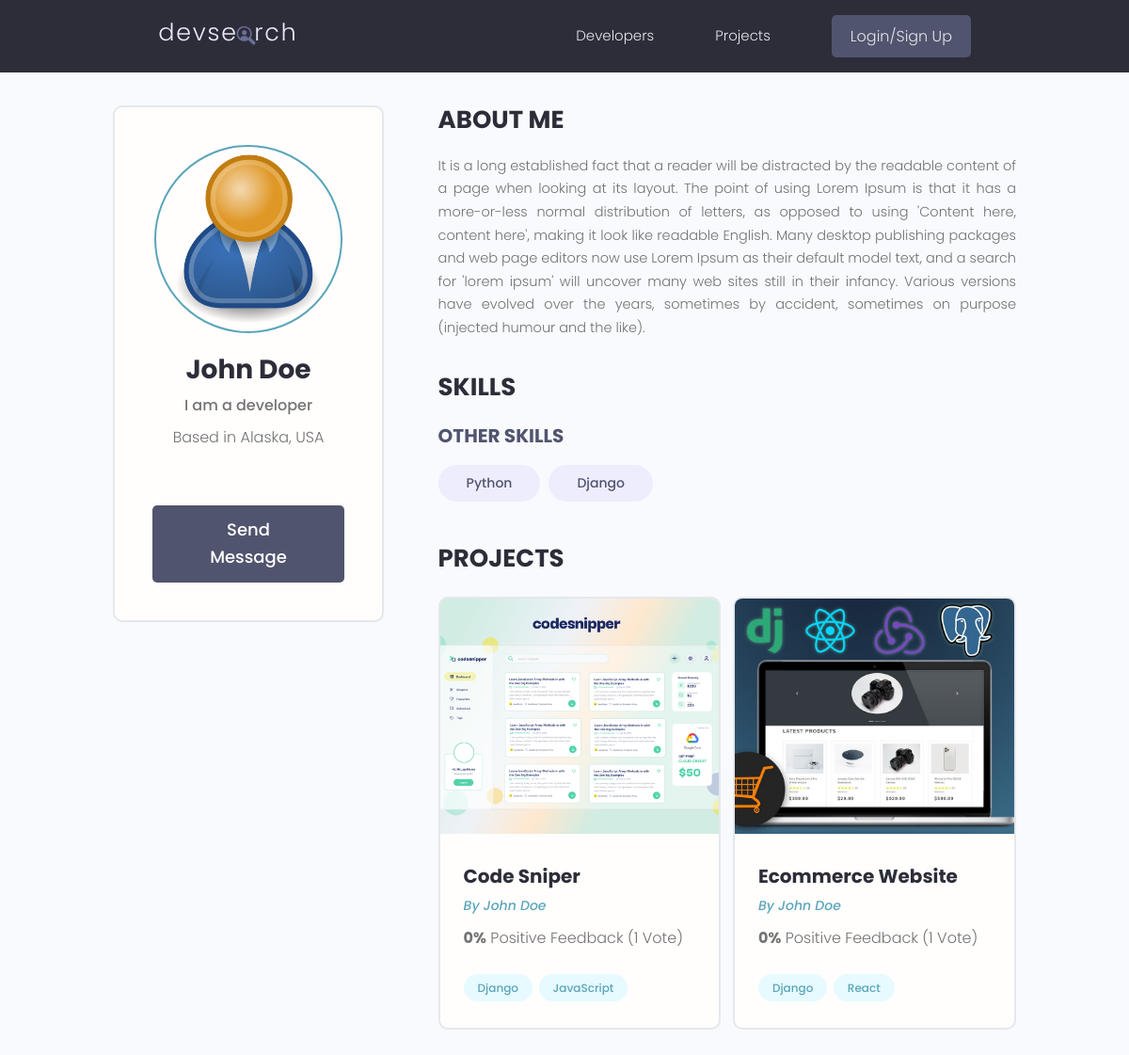
The page /profile/fd08451d-0442-41a2-8893-64f81267aeef/ on the database its author committed.
### users/models.py (models this page shows, shortened)
class Profile(models.Model):
    user = models.OneToOneField(User, on_delete=models.CASCADE,
                                blank=True, null=True)
    name = models.CharField(max_length=200, blank=True, null=True)
    email = models.EmailField(max_length=500, blank=True, null=True)
    username = models.CharField(max_length=200, blank=True, null=True)
    location = models.CharField(max_length=200, blank=True, null=True)
    short_intro = models.CharField(max_length=200, blank=True, null=True)
    bio = models.TextField(blank=True, null=True)
    profile_image = models.ImageField(blank=True, null=True,
                                      upload_to='profiles/',
                                      default='profiles/user-default.png')
    social_github = models.CharField(max_length=200, blank=True, null=True)
    social_twitter = models.CharField(max_length=200, blank=True, null=True)
    social_linkedin = models.CharField(max_length=200, blank=True, null=True)
    social_youtube = models.CharField(max_length=200, blank=True, null=True)
    social_website = models.CharField(max_length=200, blank=True, null=True)
    created = models.DateTimeField(auto_now_add=True)
    id = models.UUIDField(default=uuid.uuid4, unique=True,
                          primary_key=True, editable=False)
    class Meta:
        ordering = ['created']
    @property
    def imageURL(self):
        try:
            url = self.profile_image.url
        except:
            url = ''
        return url

class Skill(models.Model):
    owner = models.ForeignKey(Profile, on_delete=models.CASCADE,
                              null=True, blank=True)
    name = models.CharField(max_length=200, blank=True, null=True)
    description = models.TextField(blank=True, null=True)
    created = models.DateTimeField(auto_now_add=True)
    id = models.UUIDField(default=uuid.uuid4, unique=True,
                          primary_key=True, editable=False)

### projects/models.py (models this page shows, shortened)
class Project(models.Model):
    owner = models.ForeignKey(Profile, null=True, blank=True,
                              on_delete=models.CASCADE)
    title = models.CharField(max_length=200)
    description = models.TextField(null=True, blank=True)
    featured_image = models.ImageField(null=True, blank=True,
                                       default="default.jpg")
    demo_link = models.CharField(max_length=2000, null=True, blank=True)
    source_link = models.CharField(max_length=2000, null=True, blank=True)
    tags = models.ManyToManyField('Tag', blank=True)
    vote_total = models.IntegerField(default=0, null=True, blank=True)
    vote_ratio = models.IntegerField(default=0, null=True, blank=True)
    created = models.DateTimeField(auto_now_add=True)
    id = models.UUIDField(default=uuid.uuid4, unique=True,
                          primary_key=True, editable=False)
    class Meta:
        ordering = ['-vote_ratio', '-vote_total', 'title']
    @property
    def imageURL(self):
        try:
            url = self.featured_image.url
        except:
            url = ''
        return url

class Tag(models.Model):
    name = models.CharField(max_length=200)
    created = models.DateTimeField(auto_now_add=True)
    id = models.UUIDField(default=uuid.uuid4, unique=True,
                          primary_key=True, editable=False)
    def __str__(self):
        return self.name

### users/views.py (the view)
# urls.py: path('profile/<str:pk>/', views.userProfile, name="user-profile"),
def userProfile(request, pk):
    profile = Profile.objects.get(id=pk)
    topSkills = profile.skill_set.exclude(description__exact="")
    otherSkills = profile.skill_set.filter(description="")
    context = {
        'profile': profile,
        'topSkills': topSkills,
        'otherSkills': otherSkills,
    }
    return render(request, 'users/user-profile.html', context)

### users/templates/users/user-profile.html (shortened to what this page needs)
{% extends 'main.html' %}
{% block content %}
  <main class="profile my-md">
    <div class="container">
      <div class="layout">
        <div class="column column--1of3">
          <div class="card text-center">
            <div class="card__body dev">
              <img class="avatar avatar--xl" src="{{profile.imageURL}}" />
              <h2 class="dev__name">{{profile.name}}</h2>
              <p class="dev__title">{{profile.short_intro}}</p>
              <p class="dev__location">Based in {{profile.location}}</p>
              {% if request.user.profile.id != profile.id %}
                <a href="{% url 'create-message' profile.id %}" class="btn btn--sub btn--lg">Send Message </a>
              {% endif %}
            </div>
          </div>
        </div>
        <div class="column column--2of3">
          <div class="devInfo">
            <h3 class="devInfo__title">About Me</h3>
            <p class="devInfo__about">{{profile.bio}}</p>
          </div>
          <div class="devInfo">
            <h3 class="devInfo__title">Skills</h3>
            <div class="devInfo__skills">
              <h3 class="devInfo__subtitle">Other Skills</h3>
              <div class="devInfo__otherSkills">
                {% for skill in otherSkills %}
                  <span class="tag tag--pill tag--sub tag--lg">
                    <small>{{skill.name}}</small>
                  </span>
                {% endfor %}
              </div>
            </div>
          </div>
          <div class="devInfo">
            <h3 class="devInfo__title">Projects</h3>
            <div class="grid grid--two">
              {% for project in profile.project_set.all %}
                <div class="column">
                  <div class="card project">
                    <a href="{% url 'project' project.id %}" class="project">
                      <img class="project__thumbnail" src="{{project.imageURL}}" alt="project thumbnail" />
                      <div class="card__body">
                        <h3 class="project__title">{{project.title}}</h3>
                        <p><a class="project__author"
                              href="{% url 'user-profile' project.owner.id %}">By {{project.owner.name}}</a></p>
                        <p class="project--rating">
                          <span style="font-weight: bold;">{{project.vote_ratio}}%</span> Positive
                          Feedback ({{project.vote_total}} Vote{{project.vote_total|pluralize:"s"}})
                        </p>
                        <div class="project__tags">
                          {% for tag in project.tags.all %}
                            <span class="tag tag--pill tag--main">
                              <small>{{tag}}</small>
                            </span>
                          {% endfor %}
                        </div>
                      </div>
                    </a>
                  </div>
                </div>
              {% endfor %}
            </div>
          </div>
        </div>
      </div>
    </div>
  </main>
{% endblock content %}

### static/styles/app.css (style rules this page uses)
:root { --color-sub: #2d2d39; }
.btn--sub { background-color: var(--color-sub-light); }
.card { border: 2px solid var(--color-light); }
img { width: 100%; }
.profile .card > .dev { padding: 4rem; }
.dev__name { color: var(--color-sub); font-size: 2.8rem; font-weight: 700; margin-top: 1rem; margin-bottom: 0.5rem; }
.dev__title { font-size: 1.6rem; font-weight: 500; line-height: 1.3; }
.dev__location { margin-top: 1rem; }
.devInfo { margin-bottom: 3rem; }
.devInfo__title, .devInfo__subtitle { font-size: 2.6rem; color: var(--color-sub); text-transform: uppercase; font-weight: 700; margin-bottom: 1.5rem; }
.devInfo__subtitle { font-size: 2rem; color: var(--color-sub-light); }
.devInfo__about, .devSkill__info { font-size: 1.45rem; line-height: 1.7; text-align: justify; }
.project__author { font-size: 1.4rem; font-style: italic; }
.project--rating { margin-bottom: 1.6em; margin-top: .5em; }
.project__thumbnail { height: 25rem; object-fit: cover; object-position: top center; }
.project__title { font-size: 2rem; font-weight: 700; color: var(--color-sub); }

### static/uikit/styles/modules/_variables.css (style rules this page uses)
:root { --color-main: #5aa5b9; --color-main-light: #e6faff; --color-sub: #3f4156; --color-sub-light: #51546e; --color-sub-lighter: #ededfd; --color-text: #737373; --color-gray: #8b8b8b; --color-light: #e5e7eb; --color-light-gray: #767676; --color-bg: #f8fafd; --color-white: #fffefd; --color-white-light: #f3f3f3; --color-success: #359e64; --color-success-bg: #def8e8; --color-error: #fc4b0b; --color-error-bg: #fff2ee; --font-base: 'Poppins', arial, helvetica, 'Segoe UI', roboto, ubuntu, sans-serif; --font-monospace: 'Fira Code', 'Courier New', courier, monospace; --font-regular: 300; --font-medium: 500; --font-bold: 700; --generic-shadow: 1px 1px 5px #00000010; --generic-transition: all 0.3s ease-in-out; }

### static/uikit/styles/modules/_base.css (style rules this page uses)
* { margin: 0; padding: 0; box-sizing: border-box; text-rendering: optimizeLegibility; color: inherit; font-size: inherit; }
html { font-size: 50%; }
@media only screen and (min-width: 480px) { html { font-size: 56.25%; } }
@media only screen and (min-width: 1200px) { html { font-size: 62.5%; } }
body { line-height: 1.6; font-weight: 400; font-size: 1.5rem; color: var(--color-text); background-color: var(--color-bg); min-height: 100vh; }

### static/uikit/styles/modules/_typography.css (style rules this page uses)
* { font-family: var(--font-base); }
h2 { font-size: 3.6rem; font-weight: var(--font-bold); }
h3 { font-size: 3.2rem; font-weight: var(--font-medium); }
p, span, strong { font-size: 1.6rem; color: var(--color-text); font-weight: var(--font-regular); }
a { padding-bottom: 2px; text-decoration: none; display: inline-block; color: var(--color-main); font-weight: var(--font-medium); }

### static/uikit/styles/modules/_utilities.css (style rules this page uses)
.container { width: 92%; max-width: 165rem; margin: 0 auto; box-sizing: border-box; }
@media screen and (min-width: 1000px) { .container { width: 90%; } }
@media screen and (min-width: 1200px) { .container { width: 80%; } }
.text-center { text-align: center; }
.my-md { margin: 3rem auto; }

### static/uikit/styles/modules/_avatar.css (style rules this page uses)
.avatar { border-radius: 50%; border: 2px solid var(--color-main); object-fit: cover; }
.avatar--xl { height: 20rem; width: 20rem; }

### static/uikit/styles/modules/_button.css (style rules this page uses)
.btn { display: inline-block; position: relative; cursor: pointer; background-color: var(--color-light); font-weight: var(--font-medium); color: var(--color-sub); text-decoration: none; padding: 1rem 2rem; border-radius: 0.5rem; border: none; width: -webkit-fit-content; width: -moz-fit-content; width: fit-content; height: -webkit-fit-content; height: -moz-fit-content; height: fit-content; font-size: 1.6rem; outline-width: 0; outline-color: transparent; -webkit-backface-visibility: hidden; backface-visibility: hidden; transition: all 0.3s ease-in-out; }
.btn--sub { background-color: var(--color-sub); color: var(--color-white); }
.btn--lg { font-size: 1.8rem; padding: 1.2rem 4.5rem; }

### static/uikit/styles/modules/_card.css (style rules this page uses)
.card { border-radius: 1rem; background-color: var(--color-white); border: 1.5px solid var(--color-light); width: auto; height: auto; margin-top: 0.5rem; margin-bottom: 0.5rem; overflow: hidden; }
.card__body, .card__header { padding: 2rem 2.5rem; }

### static/uikit/styles/modules/_grid.css (style rules this page uses)
.grid { display: flex; flex-wrap: wrap; justify-content: flex-start; align-items: stretch; }
.grid > .column { min-width: 28rem; margin-bottom: 2.5rem; }
.grid--two > .column { flex-basis: 100%; }
@media screen and (min-width: 800px) { .grid--two { margin-right: -2%; } }
@media screen and (min-width: 800px) { .grid--two > .column { margin-right: 2%; } }
@media screen and (min-width: 800px) { .grid--two > .column { flex-basis: 48%; } }

### rows shown on the page
Profile: imageURL (placeholder picture), name "John Doe", short_intro "I am a developer", location "Alaska, USA", bio "It is a long established fact that a reader will be distracted by the readable content of a page when looking at its layout. The point of using Lorem Ipsum is that it has a more-or-less normal distribution of letters, as opposed to using 'Content here, content here', making it look like readable English. Many desktop publishing packages and web page editors now use Lorem Ipsum as their default model text, and a search for 'lorem ipsum' will uncover many web sites still in their infancy. Various versions have evolved over the years, sometimes by accident, sometimes on purpose (injected humour and the like)."
Skill: name "Python"
Skill: name "Django"
Project: imageURL (picture), title "Code Sniper", owner.name "John Doe", vote_ratio "0", vote_total "1"
Tag: name "Django"
Tag: name "JavaScript"
Project: imageURL (picture), title "Ecommerce Website", owner.name "John Doe", vote_ratio "0", vote_total "1"
Tag: name "React"
